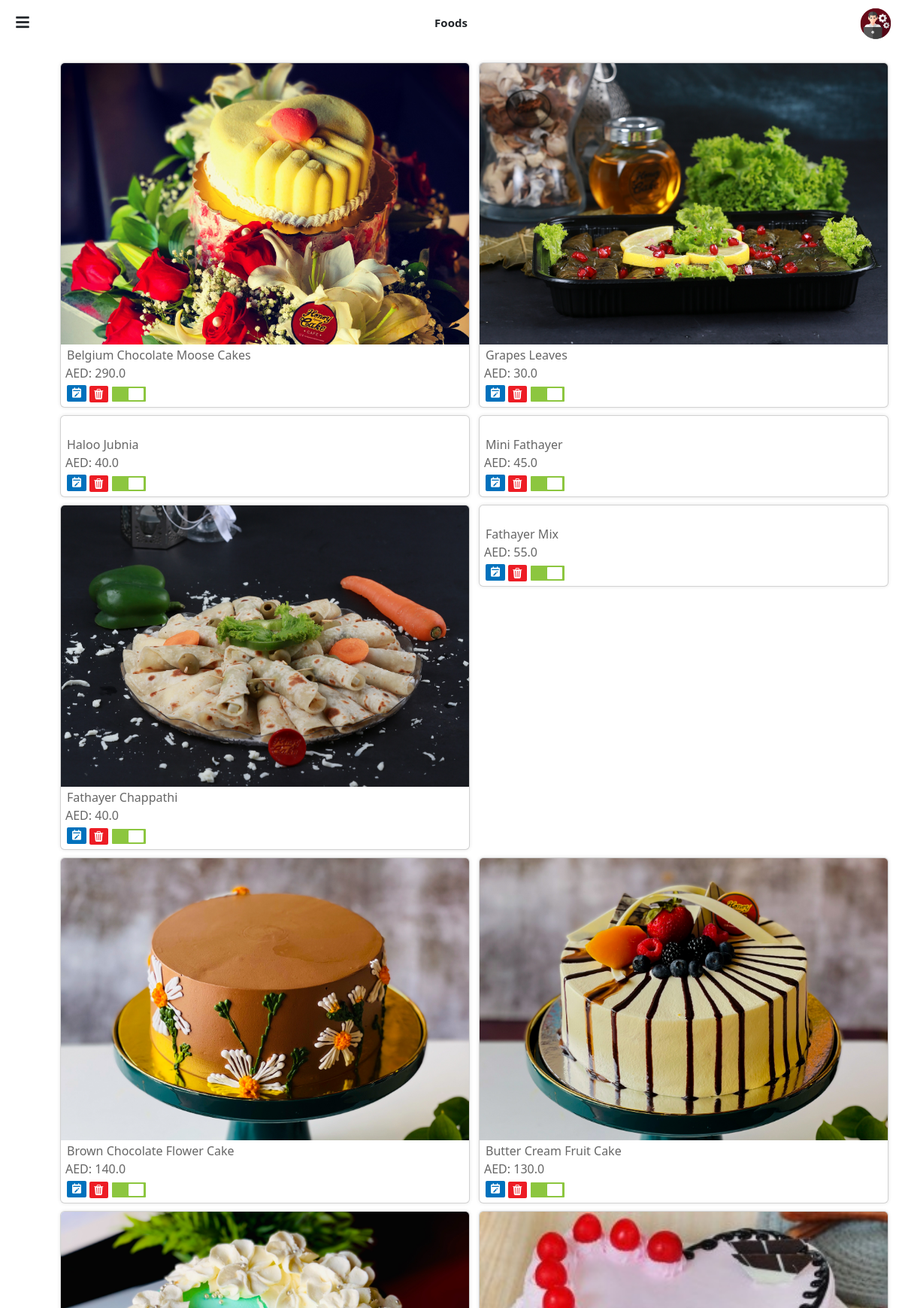
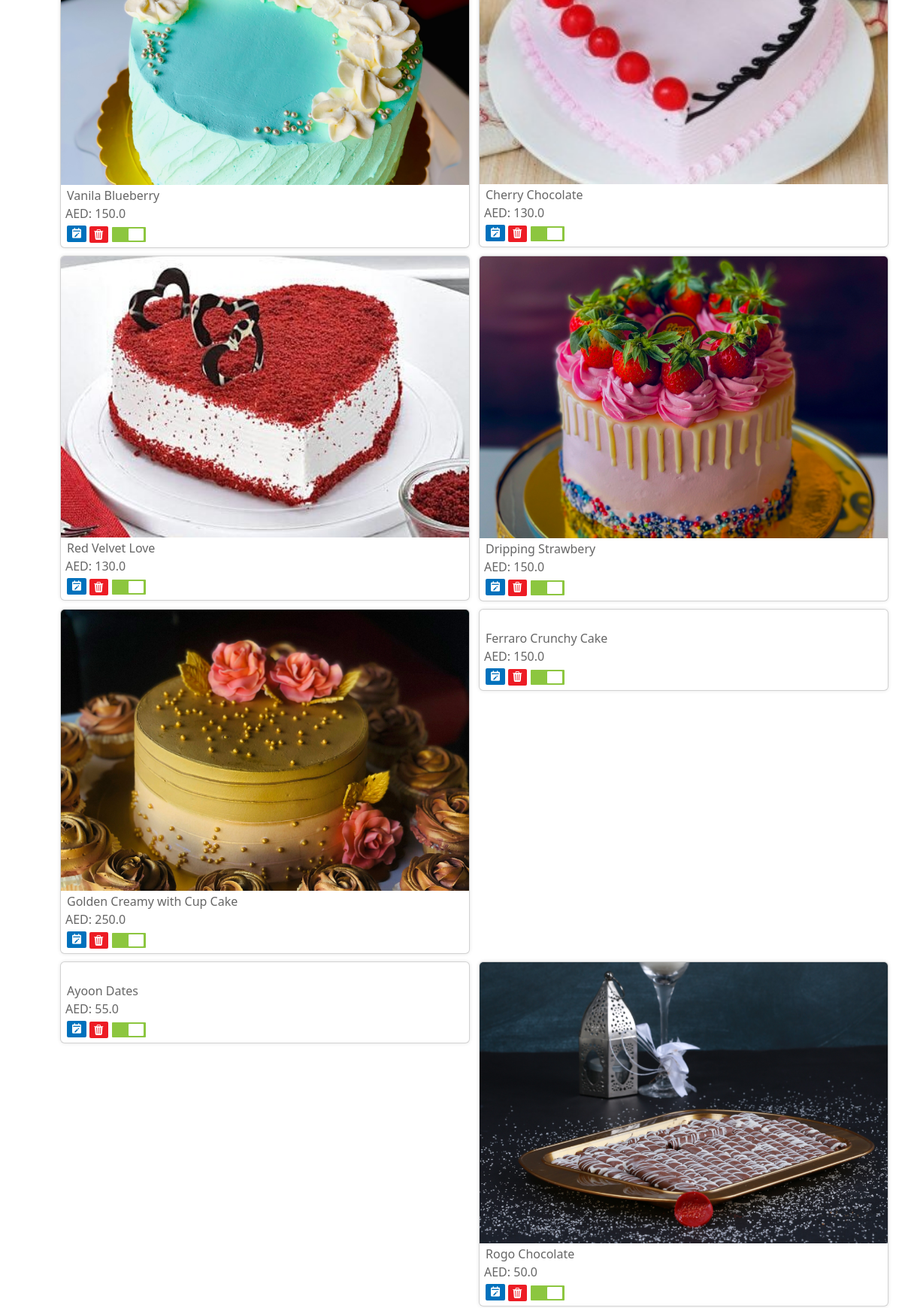
Screenshot of /categories/23/products/ (signed in, upper part) with the database file from the repository (2 pictures, top to bottom).
### adminapp/models.py (models this page shows, shortened)
class Product(models.Model):
    name = models.CharField(max_length=100)
    category = models.ManyToManyField(Category)
    image = models.ImageField(upload_to='product_image', null=True)
    description = models.CharField(max_length=100, null=True)
    availability = models.BooleanField(default=False)

class ProductPrice(models.Model):
    product = models.ForeignKey(Product, on_delete=models.CASCADE)
    name = models.CharField(max_length=50)
    actual_price = models.FloatField()
    discount_price = models.FloatField(null=True, blank=True)
    tax = models.DecimalField(max_digits=5, decimal_places=2)

### adminapp/views.py (the view)
# urls.py: path('categories/<int:category_id>/products/', views.category_products, name='category_products'),
@login_required
def category_products(request, category_id):
    category = Category.objects.get(id=category_id)
    products = category.product_set.all()
    return render(request, 'category_products.html', {'category': category, 'products': products})

### adminapp/templates/category_products.html (shortened to what this page needs)
<!DOCTYPE html>
{% load static %}
<html lang="en">
<head>
    <link href="https://cdn.jsdelivr.net/npm/bootstrap@5.3.0-alpha3/dist/css/bootstrap.min.css" rel="stylesheet">
    <link rel="stylesheet" href="https://cdn.jsdelivr.net/npm/bootstrap-icons@1.10.5/font/bootstrap-icons.css">
    <link href='https://unpkg.com/boxicons@2.1.4/css/boxicons.min.css' rel='stylesheet'>
	<link rel="stylesheet" href="https://cdnjs.cloudflare.com/ajax/libs/font-awesome/5.15.4/css/all.min.css">
	<link rel="stylesheet" href="{% static 'css/category-products.css' %}">
	<link rel="stylesheet" href="{% static 'css/animated.css' %}">
	<link rel="stylesheet" href="{% static 'css/img-dropdown.css' %}">
</head>
<body>
    <header>
		<div class="row">
			<div class="col">
				<div class="menu-icon" id="menuIcon">
					<i class="fas fa-bars"></i>
				</div>
			</div>
			<div class="col">
				<div style="display: flex; justify-content: center; padding-top: 19px; font-size: 15px;
				font-weight: 600;">
					<p>Foods</p>
				</div>
			</div>
			<div class="col">
				<div class="admin-profile">
					<div class="dropdown-img">
						<img src="{% static 'images/admin.png' %}" alt="Image" width="50px" style="padding-top: 8px; margin-right: 10px;">
					</div>
				</div>
			</div>
		</div>
    </header>
	<div class="container fade-up">
		<div class="row">
			{% for product in products %}
				<div class="col-md-6 col-lg-3 col-xs-6">
					<div class="card">
						<a href="{% url 'product_detail' product.id %}">
							<img src="{{ product.image.url }}" class="card-img-top" alt="">
						</a>
						<div class="card-body" style="padding: 0px;">
							<div class="card-text">
								<a href="{% url 'product_detail' product.id %}" style="color: #666666; font-weight: 500;">{{ product.name }}</a>
							</div>
							<div style="margin-left: 6px; color: #666666;">
								AED:
								{% if product.productprice_set.first.discount_price %}
								  <span>{{ product.productprice_set.first.discount_price }}</span>
								  <span style="color: #82847e; text-decoration: line-through; padding-left: 0px;">{{ product.productprice_set.first.actual_price }}</span>
								{% else %}
								  <span>{{ product.productprice_set.first.actual_price }}</span>
								{% endif %}
							</div>
						</div>
						<div class="card-body" style="padding: 0px;">
							<div class="buttons">
								<span>
									<a href="{% url 'edit_product' product.id %}">
										<i class='bx bxs-calendar-edit' style="background-color: #0071bc; color: #fff; padding-top: 2px;
																				padding-bottom: 4px; padding-left: 5px; padding-right: 5px;
																				border-radius: 2px;">
										</i>
									</a>
								</span>
								<span>
									<a href="{% url 'product_delete' product.id %}" onclick="return confirm('Do you want to logout this page?')">
										<i class='bi bi-trash3-fill' style="background-color: #ed1c24; color: #fff; padding-top: 1px;
																				padding-bottom: 2px; padding-left: 5px; padding-right: 2px;
																				border-radius: 2px; font-size: 14px;">
										</i>
									</a>
								</span>
								<span style="padding-left: 5px;">
									<label class="switch">
										<span class="slider round"></span>
									</label>
								</span>
							</div>
						</div>
					</div>
				</div>
			{% endfor %}
		</div>
		</div>
</body>
</html>

### static/css/category-products.css (style rules this page uses)
body { margin: 0; padding: 0; }
.menu-icon { display: flex; justify-content: center; align-items: center; width: 40px; height: 30px; cursor: pointer; position: fixed; top: 15px; left: 10px; z-index: 100; }
.menu-icon i { font-size: 20px; }
.admin-profile { display: flex; justify-content: end; }
@media (max-width: 1300px) { .col-xs-6 { flex: 0 0 50%; max-width: 50%; padding-right: 0px; } }
.container { margin-right: 0px; margin-top: 15px; padding-left: 120px; padding-right: 30px; }
.card { margin-top: 10px; box-shadow: 0 0 5px rgba(0, 0, 0, 0.1); }
.card-text { padding-left: 8px; padding-top: 2px; }
.card-body a { text-decoration: none; }
@media (max-width: 1300px) { .container { padding-left: 20px; } }
.buttons { padding-left: 8px; padding-top: 3px; margin-bottom: 6px; }
.switch { position: relative; display: inline-block; width: 45px; height: 20px; }
.slider { position: absolute; cursor: pointer; top: 3px; left: 0; right: 0; bottom: -3px; background-color: #ccc; border-radius: 1px; transition: .4s; }
.slider:before { position: absolute; content: ""; height: 16px; width: 20px; left: 2px; bottom: 2px; background-color: white; border-radius: 1px; transition: .4s; }
input:checked + .slider { background-color: #8cc63f; }
input:checked + .slider:before { transform: translateX(20px); }

### static/css/img-dropdown.css (style rules this page uses)
.dropdown-img { position: relative; display: inline-block; }

### rows the page displays
Product: image (picture), name "Belgium Chocolate Moose Cakes", productprice_set.first.actual_price "290.0"
Product: image (picture), name "Grapes Leaves", productprice_set.first.actual_price "30.0"
Product: name "Haloo Jubnia", productprice_set.first.actual_price "40.0"
Product: name "Mini Fathayer", productprice_set.first.actual_price "45.0"
Product: image (picture), name "Fathayer Chappathi", productprice_set.first.actual_price "40.0"
Product: name "Fathayer Mix", productprice_set.first.actual_price "55.0"
Product: image (picture), name "Brown Chocolate Flower Cake", productprice_set.first.actual_price "140.0"
Product: image (picture), name "Butter Cream Fruit Cake", productprice_set.first.actual_price "130.0"
Product: image (picture), name "Vanila Blueberry", productprice_set.first.actual_price "150.0"
Product: image (picture), name "Cherry Chocolate", productprice_set.first.actual_price "130.0"
Product: image (picture), name "Red Velvet Love", productprice_set.first.actual_price "130.0"
Product: image (picture), name "Dripping Strawbery", productprice_set.first.actual_price "150.0"
Product: image (picture), name "Golden Creamy with Cup Cake", productprice_set.first.actual_price "250.0"
Product: name "Ferraro Crunchy Cake", productprice_set.first.actual_price "150.0"
Product: name "Ayoon Dates", productprice_set.first.actual_price "55.0"
Product: image (picture), name "Rogo Chocolate", productprice_set.first.actual_price "50.0"
